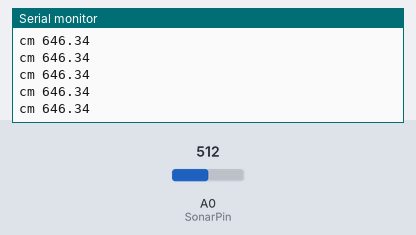
Bench run of a sketch on a simulated Arduino Uno, built with avr-gcc and run on an emulated ATmega328P. On the bench: the last lines printed to the serial monitor. The inputs (shaded band) are chosen by the test bench; at power-on: A0 (SonarPin) = 512.

Above: at 4.2 s.
4.3 s: A0 (SonarPin) set to 808
At 5.0 s:
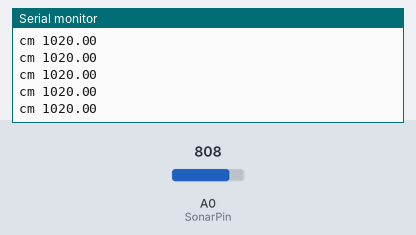
5.8 s: A0 (SonarPin) set to 778
At 6.5 s:
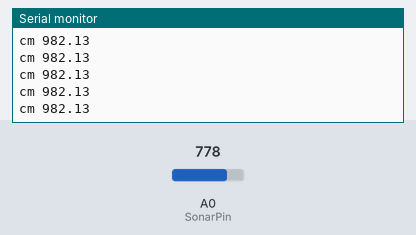
Timing chart, 0 to 8.8 s (numbered marks = the images above; inputs shaded):
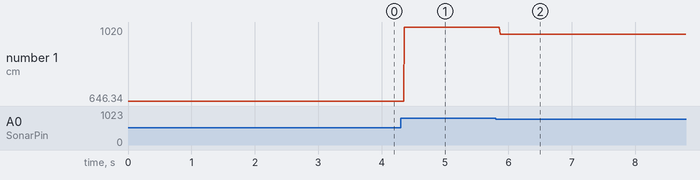

Measured:
- after the input at 4.3 s, the serial monitor: prints a new line after 0.06 s (image 1)
- after the input at 5.8 s, the serial monitor: prints a new line after 0.07 s (image 2)
- plotted number 1: 646.34 → 1020 after the input at 4.3 s, 1020 → 982.1 after the input at 5.8 s

The sketch:

MaxSonarEZ0.ino
```cpp
// Written by : Mohannad Rawashdeh
// this code foe EZ0 Max sonar , analog interface
// https://www.instructables.com/member/Mohannad+Rawashdeh/
//.................................................
float inch = 0.00;
float cm = 0.00;
int SonarPin = A0;
int sensorValue;
void setup() {
  pinMode(SonarPin, INPUT);
  Serial.begin(9600);
}
void loop() {
  sensorValue = analogRead(SonarPin);
  inch = (sensorValue * 0.497);
  cm = inch * 2.54;
  //Serial.println(sensorValue);
  Serial.print("cm " );
  Serial.println(cm);

  delay(10);
}
```
